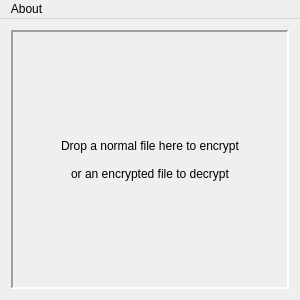
<?xml version="1.0" encoding="UTF-8"?>
<ui version="4.0">
 <class>MainWindow</class>
 <widget class="QMainWindow" name="MainWindow">
  <property name="geometry">
   <rect>
    <x>0</x>
    <y>0</y>
    <width>300</width>
    <height>300</height>
   </rect>
  </property>
  <property name="sizePolicy">
   <sizepolicy hsizetype="Preferred" vsizetype="Preferred">
    <horstretch>0</horstretch>
    <verstretch>0</verstretch>
   </sizepolicy>
  </property>
  <property name="windowTitle">
   <string>Cloaker</string>
  </property>
  <property name="autoFillBackground">
   <bool>false</bool>
  </property>
  <widget class="QWidget" name="centralWidget">
   <layout class="QGridLayout" name="gridLayout">
    <item row="0" column="0">
     <widget class="DropArea" name="label">
      <property name="sizePolicy">
       <sizepolicy hsizetype="Expanding" vsizetype="Expanding">
        <horstretch>0</horstretch>
        <verstretch>0</verstretch>
       </sizepolicy>
      </property>
      <property name="acceptDrops">
       <bool>true</bool>
      </property>
      <property name="autoFillBackground">
       <bool>true</bool>
      </property>
      <property name="frameShape">
       <enum>QFrame::Panel</enum>
      </property>
      <property name="frameShadow">
       <enum>QFrame::Sunken</enum>
      </property>
      <property name="lineWidth">
       <number>2</number>
      </property>
      <property name="text">
       <string>Drop a normal file here to encrypt

or an encrypted file to decrypt</string>
      </property>
      <property name="alignment">
       <set>Qt::AlignCenter</set>
      </property>
     </widget>
    </item>
   </layout>
  </widget>
  <widget class="QMenuBar" name="menuBar">
   <property name="geometry">
    <rect>
     <x>0</x>
     <y>0</y>
     <width>300</width>
     <height>20</height>
    </rect>
   </property>
   <widget class="QMenu" name="menuAbout">
    <property name="title">
     <string>About</string>
    </property>
    <addaction name="actionAbout_Cloaker"/>
   </widget>
   <addaction name="menuAbout"/>
  </widget>
  <action name="actionAbout_Cloaker">
   <property name="text">
    <string>About Cloaker</string>
   </property>
  </action>
 </widget>
 <layoutdefault spacing="6" margin="11"/>
 <customwidgets>
  <customwidget>
   <class>DropArea</class>
   <extends>QLabel</extends>
   <header>droparea.h</header>
   <slots>
    <slot>setEncrypt()</slot>
    <slot>setDecrypt()</slot>
   </slots>
  </customwidget>
 </customwidgets>
 <resources/>
 <connections/>
</ui>
